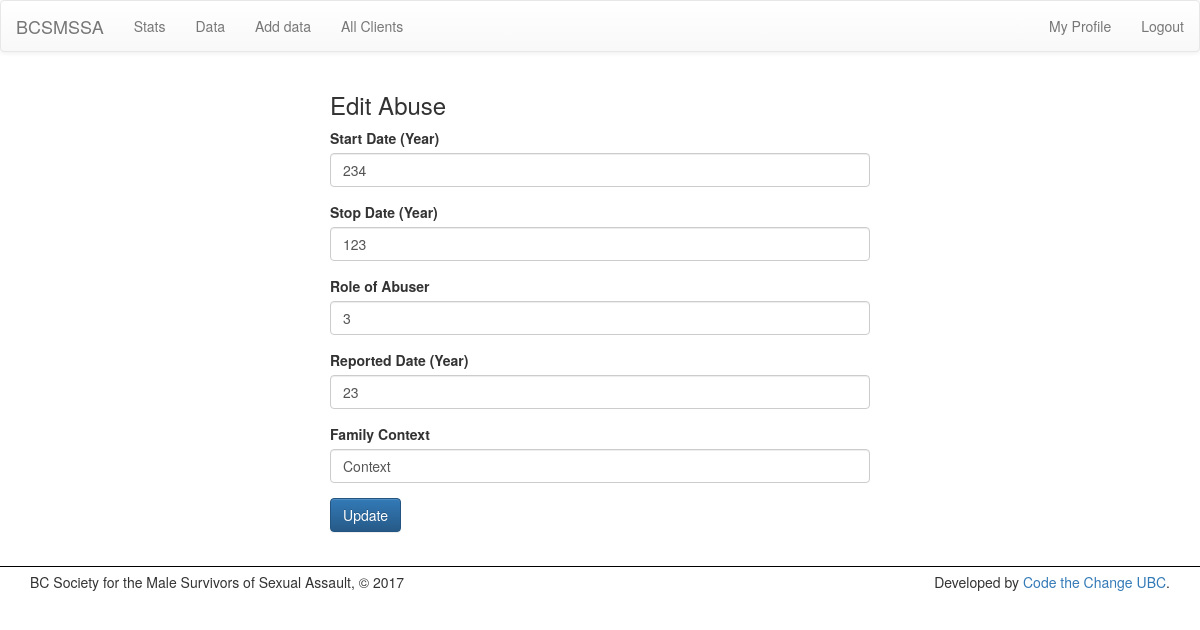
Before: /edit-abuse/2 (signed in) with the older database file.
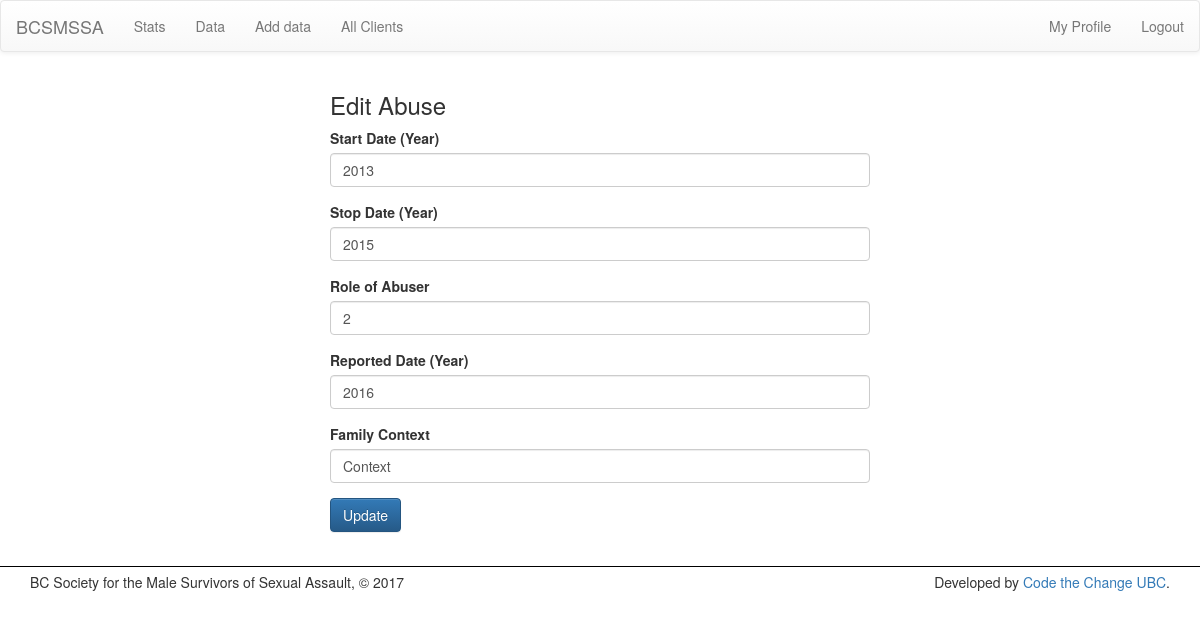
After: the same page with the newer database file.
### stats/models.py (models this page shows, shortened)
class Abuse ( models.Model ):
    client              = models.ForeignKey(
        Client, on_delete = models.CASCADE,
        verbose_name='Associated Client Number'
    )
    start_date          = models.CharField(max_length=4, blank=True, verbose_name="Start Date (Year)")
    stop_date           = models.CharField(max_length=4, blank=True, verbose_name="Stop Date (Year)")
    role_of_abuser      = models.CharField(max_length=100, null=True, blank=True, verbose_name="Role of Abuser")
    reported_date       = models.CharField(max_length=4, blank=True, verbose_name="Reported Date (Year)")
    family_context      = models.CharField(max_length=12, blank=True, verbose_name="Family Context")

### stats/views.py (the view)
# urls.py: url(r'^edit-abuse/(?P<pk>[0\w-]+)$', views.AbuseUpdate.as_view(), name='edit_abuse'),
class AbuseUpdate(LoginRequiredMixin, SuccessMessageMixin, UpdateView):
    model = Abuse
    fields = [f.name for f in Abuse._meta.get_fields()[3:]]
    template_name = 'stats/edit.html'
    success_url = '/clients'
    success_message = "Abuse was updated successfully!"
    def get_context_data(self, **kwargs):
        context = super(UpdateView, self).get_context_data(**kwargs)
        context['edit_header'] = "Edit Abuse"
        return context

### stats/templates/stats/edit.html (shortened to what this page needs)
{% extends 'stats/base.html' %}
{% load bootstrap3 %}
{% block body %}
	<div class='container col-sm-6 col-sm-offset-3'>
		<h3>{{ edit_header }}</h3>
		<form action="" method="post">
		    {% bootstrap_form form %}
		    <input class='btn btn-primary' type="submit" value="Update" />
		</form>
	</div>
{% endblock %}

Changed rows visible on the page:
changed Abuse "Context": start_date "234" → "2013"; stop_date "123" → "2015"; role_of_abuser "3" → "2"; reported_date "23" → "2016"
